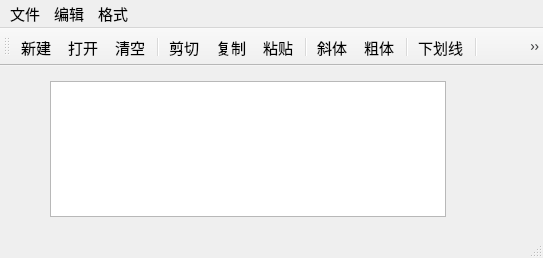
<?xml version="1.0" encoding="UTF-8"?>
<ui version="4.0">
 <class>QWMainWind</class>
 <widget class="QMainWindow" name="QWMainWind">
  <property name="geometry">
   <rect>
    <x>0</x>
    <y>0</y>
    <width>543</width>
    <height>258</height>
   </rect>
  </property>
  <property name="font">
   <font>
    <pointsize>11</pointsize>
   </font>
  </property>
  <property name="windowTitle">
   <string>QWMainWind</string>
  </property>
  <widget class="QWidget" name="centralWidget">
   <widget class="QTextEdit" name="txtEdit">
    <property name="geometry">
     <rect>
      <x>50</x>
      <y>15</y>
      <width>396</width>
      <height>136</height>
     </rect>
    </property>
    <property name="font">
     <font>
      <pointsize>16</pointsize>
     </font>
    </property>
   </widget>
  </widget>
  <widget class="QMenuBar" name="menuBar">
   <property name="geometry">
    <rect>
     <x>0</x>
     <y>0</y>
     <width>543</width>
     <height>25</height>
    </rect>
   </property>
   <widget class="QMenu" name="menu">
    <property name="title">
     <string>文件</string>
    </property>
    <addaction name="actNew"/>
    <addaction name="actOpen"/>
    <addaction name="separator"/>
    <addaction name="actClose"/>
   </widget>
   <widget class="QMenu" name="menu_2">
    <property name="title">
     <string>编辑</string>
    </property>
    <addaction name="actCut"/>
    <addaction name="actCopy"/>
    <addaction name="actPaste"/>
    <addaction name="separator"/>
    <addaction name="actClear"/>
   </widget>
   <widget class="QMenu" name="menu_3">
    <property name="title">
     <string>格式</string>
    </property>
    <addaction name="actFontBold"/>
    <addaction name="actFontItalic"/>
    <addaction name="actFontUnder"/>
    <addaction name="separator"/>
    <addaction name="actToolbarLab"/>
   </widget>
   <addaction name="menu"/>
   <addaction name="menu_2"/>
   <addaction name="menu_3"/>
  </widget>
  <widget class="QToolBar" name="mainToolBar">
   <property name="toolButtonStyle">
    <enum>Qt::ToolButtonTextUnderIcon</enum>
   </property>
   <attribute name="toolBarArea">
    <enum>TopToolBarArea</enum>
   </attribute>
   <attribute name="toolBarBreak">
    <bool>false</bool>
   </attribute>
   <addaction name="actNew"/>
   <addaction name="actOpen"/>
   <addaction name="actClear"/>
   <addaction name="separator"/>
   <addaction name="actCut"/>
   <addaction name="actCopy"/>
   <addaction name="actPaste"/>
   <addaction name="separator"/>
   <addaction name="actFontItalic"/>
   <addaction name="actFontBold"/>
   <addaction name="separator"/>
   <addaction name="actFontUnder"/>
   <addaction name="separator"/>
   <addaction name="actToolbarLab"/>
  </widget>
  <widget class="QStatusBar" name="statusBar"/>
  <action name="actCut">
   <property name="icon">
    <iconset resource="res.qrc">
     <normaloff>:/images/images/cut.bmp</normaloff>:/images/images/cut.bmp</iconset>
   </property>
   <property name="text">
    <string>剪切</string>
   </property>
   <property name="toolTip">
    <string>剪切</string>
   </property>
   <property name="shortcut">
    <string>Ctrl+X</string>
   </property>
  </action>
  <action name="actCopy">
   <property name="icon">
    <iconset resource="res.qrc">
     <normaloff>:/images/images/120.bmp</normaloff>:/images/images/120.bmp</iconset>
   </property>
   <property name="text">
    <string>复制</string>
   </property>
   <property name="toolTip">
    <string>复制</string>
   </property>
   <property name="shortcut">
    <string>Ctrl+C</string>
   </property>
  </action>
  <action name="actPaste">
   <property name="icon">
    <iconset resource="res.qrc">
     <normaloff>:/images/images/paste.bmp</normaloff>:/images/images/paste.bmp</iconset>
   </property>
   <property name="text">
    <string>粘贴</string>
   </property>
   <property name="toolTip">
    <string>粘贴</string>
   </property>
   <property name="shortcut">
    <string>Ctrl+V</string>
   </property>
  </action>
  <action name="actFontBold">
   <property name="checkable">
    <bool>true</bool>
   </property>
   <property name="icon">
    <iconset resource="res.qrc">
     <normaloff>:/images/images/BLD.BMP</normaloff>:/images/images/BLD.BMP</iconset>
   </property>
   <property name="text">
    <string>粗体</string>
   </property>
   <property name="toolTip">
    <string>粗体</string>
   </property>
  </action>
  <action name="actFontItalic">
   <property name="checkable">
    <bool>true</bool>
   </property>
   <property name="icon">
    <iconset resource="res.qrc">
     <normaloff>:/images/images/ITL.BMP</normaloff>:/images/images/ITL.BMP</iconset>
   </property>
   <property name="text">
    <string>斜体</string>
   </property>
   <property name="toolTip">
    <string>斜体</string>
   </property>
  </action>
  <action name="actFontUnder">
   <property name="checkable">
    <bool>true</bool>
   </property>
   <property name="icon">
    <iconset resource="res.qrc">
     <normaloff>:/images/images/WORDUNDR.BMP</normaloff>:/images/images/WORDUNDR.BMP</iconset>
   </property>
   <property name="text">
    <string>下划线</string>
   </property>
   <property name="toolTip">
    <string>下划线</string>
   </property>
  </action>
  <action name="actClose">
   <property name="icon">
    <iconset resource="res.qrc">
     <normaloff>:/images/images/exit.bmp</normaloff>:/images/images/exit.bmp</iconset>
   </property>
   <property name="text">
    <string>退出</string>
   </property>
   <property name="toolTip">
    <string>退出</string>
   </property>
  </action>
  <action name="actOpen">
   <property name="icon">
    <iconset resource="res.qrc">
     <normaloff>:/images/images/open3.bmp</normaloff>:/images/images/open3.bmp</iconset>
   </property>
   <property name="text">
    <string>打开...</string>
   </property>
   <property name="toolTip">
    <string>打开文件</string>
   </property>
   <property name="shortcut">
    <string>Ctrl+O</string>
   </property>
  </action>
  <action name="actClear">
   <property name="icon">
    <iconset resource="res.qrc">
     <normaloff>:/images/images/103.bmp</normaloff>:/images/images/103.bmp</iconset>
   </property>
   <property name="text">
    <string>清空</string>
   </property>
   <property name="toolTip">
    <string>清空内容</string>
   </property>
  </action>
  <action name="actFont">
   <property name="icon">
    <iconset resource="res.qrc">
     <normaloff>:/images/images/20.ico</normaloff>:/images/images/20.ico</iconset>
   </property>
   <property name="text">
    <string>字体...</string>
   </property>
   <property name="toolTip">
    <string>字体设置</string>
   </property>
  </action>
  <action name="actNew">
   <property name="icon">
    <iconset resource="res.qrc">
     <normaloff>:/images/images/new2.bmp</normaloff>:/images/images/new2.bmp</iconset>
   </property>
   <property name="text">
    <string>新建</string>
   </property>
   <property name="shortcut">
    <string>Ctrl+N</string>
   </property>
  </action>
  <action name="actToolbarLab">
   <property name="checked">
    <bool>false</bool>
   </property>
   <property name="icon">
    <iconset>
     <normaloff>../../../游览器下载内容/ancient-gate-fill.svg</normaloff>../../../游览器下载内容/ancient-gate-fill.svg</iconset>
   </property>
   <property name="text">
    <string>显示工具栏文字标签</string>
   </property>
   <property name="menuRole">
    <enum>QAction::TextHeuristicRole</enum>
   </property>
  </action>
 </widget>
 <layoutdefault spacing="6" margin="11"/>
 <resources>
  <include location="res.qrc"/>
 </resources>
 <connections>
  <connection>
   <sender>actClose</sender>
   <signal>triggered()</signal>
   <receiver>QWMainWind</receiver>
   <slot>close()</slot>
   <hints>
    <hint type="sourcelabel">
     <x>-1</x>
     <y>-1</y>
    </hint>
    <hint type="destinationlabel">
     <x>422</x>
     <y>254</y>
    </hint>
   </hints>
  </connection>
  <connection>
   <sender>actClear</sender>
   <signal>triggered()</signal>
   <receiver>txtEdit</receiver>
   <slot>clear()</slot>
   <hints>
    <hint type="sourcelabel">
     <x>-1</x>
     <y>-1</y>
    </hint>
    <hint type="destinationlabel">
     <x>260</x>
     <y>256</y>
    </hint>
   </hints>
  </connection>
  <connection>
   <sender>actCut</sender>
   <signal>triggered()</signal>
   <receiver>txtEdit</receiver>
   <slot>cut()</slot>
   <hints>
    <hint type="sourcelabel">
     <x>-1</x>
     <y>-1</y>
    </hint>
    <hint type="destinationlabel">
     <x>260</x>
     <y>256</y>
    </hint>
   </hints>
  </connection>
  <connection>
   <sender>actCopy</sender>
   <signal>triggered()</signal>
   <receiver>txtEdit</receiver>
   <slot>copy()</slot>
   <hints>
    <hint type="sourcelabel">
     <x>-1</x>
     <y>-1</y>
    </hint>
    <hint type="destinationlabel">
     <x>260</x>
     <y>256</y>
    </hint>
   </hints>
  </connection>
  <connection>
   <sender>actPaste</sender>
   <signal>triggered()</signal>
   <receiver>txtEdit</receiver>
   <slot>paste()</slot>
   <hints>
    <hint type="sourcelabel">
     <x>-1</x>
     <y>-1</y>
    </hint>
    <hint type="destinationlabel">
     <x>260</x>
     <y>256</y>
    </hint>
   </hints>
  </connection>
 </connections>
</ui>
